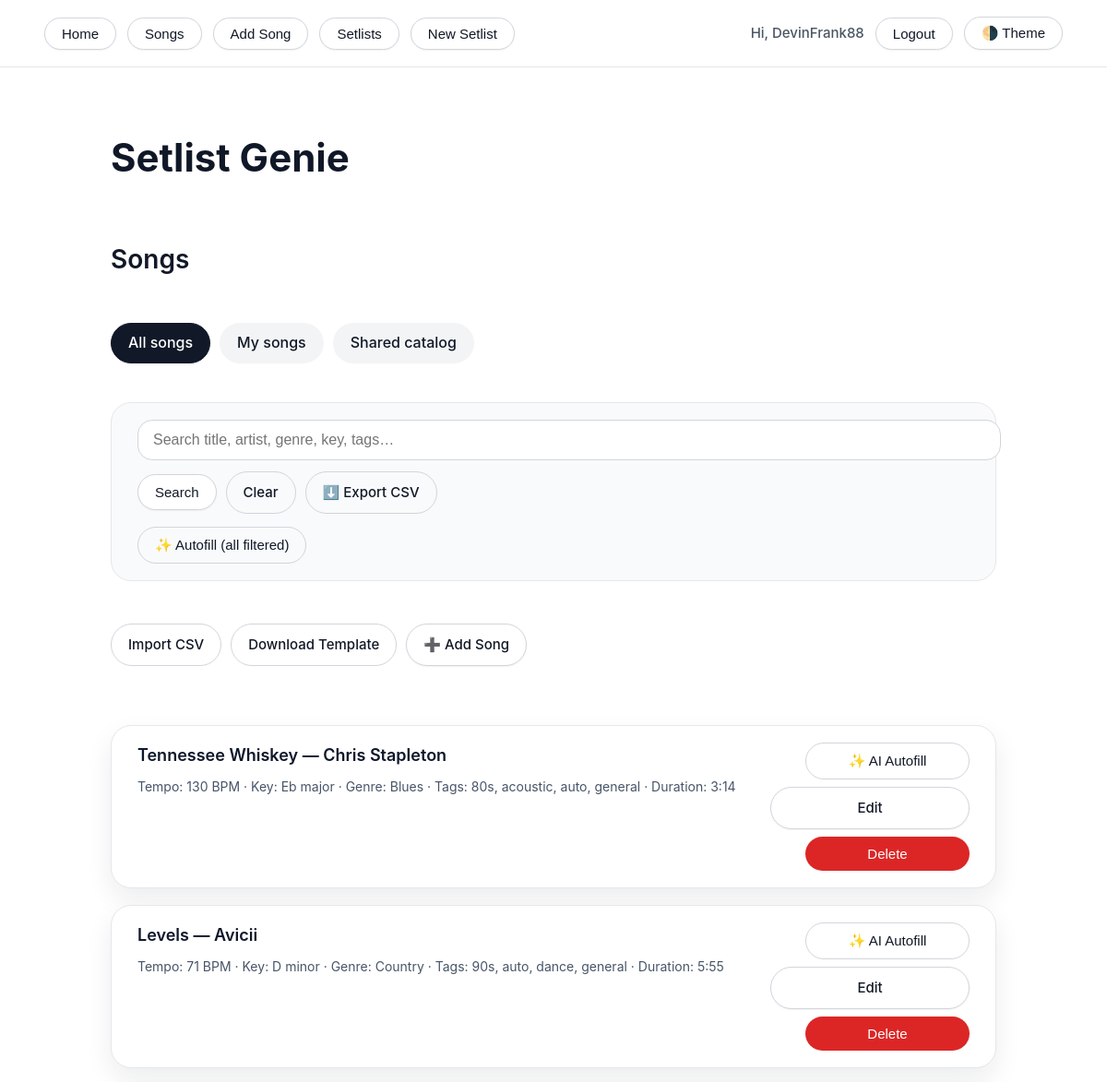
The page /songs (signed in, upper part) on the database as committed earlier.
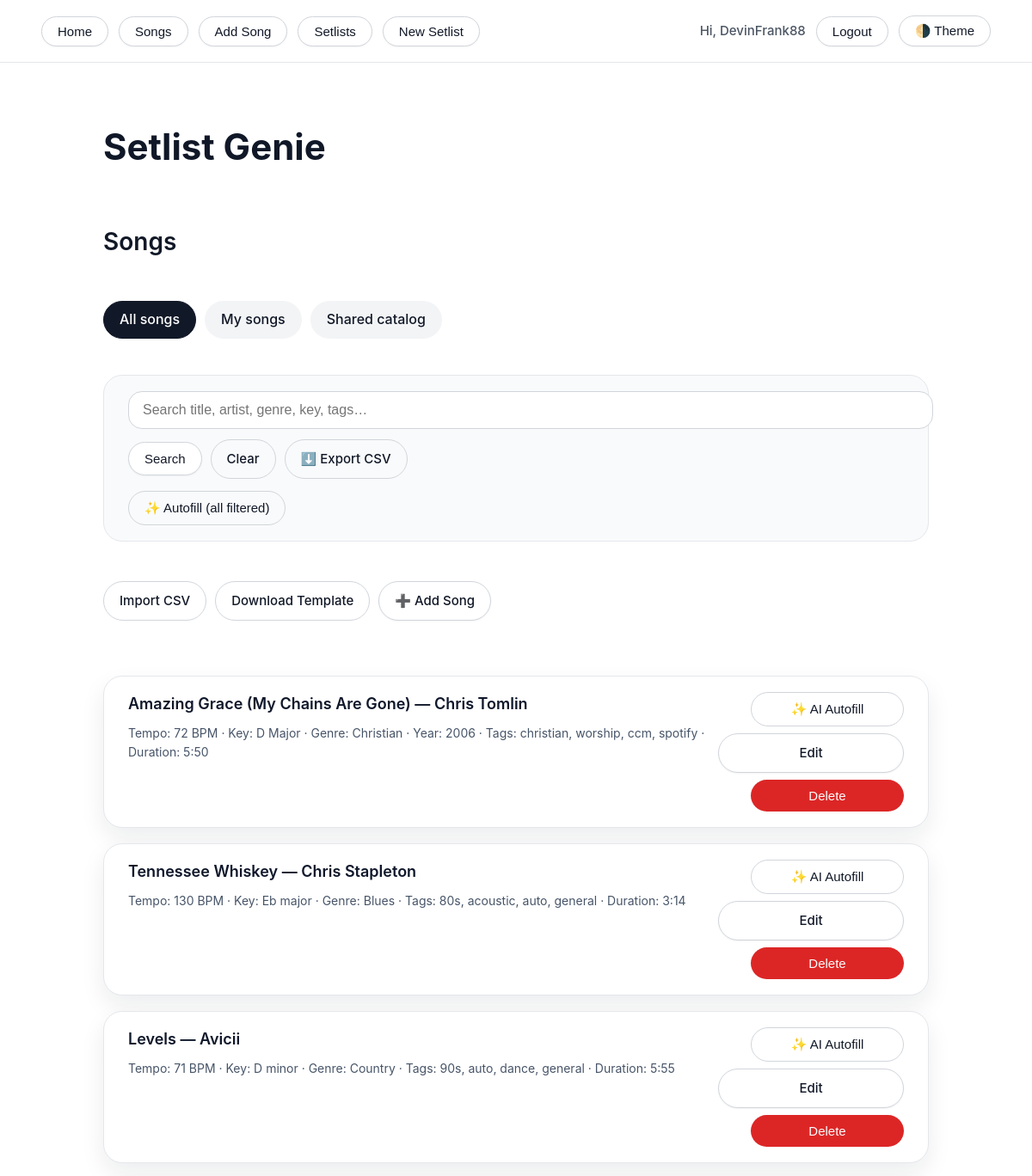
The same page on the database as committed later.
### models.py (models this page shows, shortened)
class User(db.Model, UserMixin):
    id = db.Column(db.Integer, primary_key=True)
    username = db.Column(db.String(80), unique=True, nullable=False)
    email = db.Column(db.String(120), unique=True, nullable=True)
    password_hash = db.Column(db.String(255), nullable=False)
    is_admin = db.Column(db.Boolean, nullable=False, default=False)
    created_at = db.Column(db.DateTime, default=datetime.utcnow, nullable=False)
    songs = db.relationship("Song", backref="owner", lazy="dynamic")
    setlists = db.relationship("Setlist", backref="owner", lazy="dynamic")

class Song(db.Model):
    id = db.Column(db.Integer, primary_key=True)
    title = db.Column(db.String(200), nullable=False)
    artist = db.Column(db.String(200), nullable=False)
    tempo_bpm = db.Column(db.Integer, nullable=True)
    musical_key = db.Column(db.String(20), nullable=True)   # e.g., "C major"
    genre = db.Column(db.String(100), nullable=True)
    tags = db.Column(db.String(500), nullable=True)         # comma-separated
    duration_override_sec = db.Column(db.Integer, nullable=True)
    release_year = db.Column(db.Integer, nullable=True)
    chord_chart = db.Column(db.Text, nullable=True)  # ChordPro / plain chart text for Live Mode
    user_id = db.Column(db.Integer, db.ForeignKey("user.id"), nullable=True, index=True)
    is_public = db.Column(db.Boolean, nullable=False, default=True)
    created_at = db.Column(db.DateTime, default=datetime.utcnow)
    deleted_at = db.Column(db.DateTime, nullable=True)
    default_file_id = db.Column(
        "default_attachment_id",  # reuse existing column during transition
        db.Integer,
        db.ForeignKey("attachment.id"),
        nullable=True,
    )
    default_file = db.relationship(
        "SongFile",
        foreign_keys=[default_file_id],
        uselist=False,
        lazy="joined",
        backref="default_for_songs",
    )
    files = db.relationship(
        "SongFile",
        backref="song",
        cascade="all, delete-orphan",
        lazy="selectin",
        order_by="SongFile.id.desc()",
        foreign_keys="SongFile.song_id",
    )
    @property
    def default_attachment_id(self):
        return self.default_file_id
    @default_attachment_id.setter
    def default_attachment_id(self, value):
        self.default_file_id = value
    @property
    def default_attachment(self):
        return self.default_file

### app.py (the view, shortened to what this page needs)
@app.route("/songs")
@login_required
def list_songs():
    scope = (request.args.get("scope", "all") or "all").lower()
    if scope not in {"all", "mine", "catalog"}:
        scope = "all"
    user_id = _current_user_id()
    q = request.args.get("q", "").strip()
    like = f"%{q}%" if q else None
    def apply_search_filters(queryset):
        if not like:
            return queryset
    if scope == "mine":
        songs = (
            apply_search_filters(Song.query.filter(Song.user_id == user_id, Song.deleted_at.is_(None)))
            .order_by(Song.created_at.desc())
            .all()
        )
    else:
        user_songs = []
        if user_id:
            user_songs = (
                apply_search_filters(Song.query.filter(Song.user_id == user_id, Song.deleted_at.is_(None)))
                .order_by(Song.created_at.desc())
                .all()
            )
        catalog_query = Song.query.filter(
            or_(Song.is_public.is_(True), Song.user_id.is_(None)),
            Song.deleted_at.is_(None),
        )
        catalog_songs = (
            apply_search_filters(catalog_query)
            .order_by(Song.created_at.desc())
            .all()
        )
        def norm_pair(song: Song) -> tuple[str, str]:
            return (
                (song.title or "").strip().lower(),
                (song.artist or "").strip().lower(),
            )
        owned_pairs = {norm_pair(s) for s in user_songs}
        unique_catalog = []
        seen_catalog_pairs: set[tuple[str, str]] = set()
        for s in catalog_songs:
            pair = norm_pair(s)
            if pair in owned_pairs or pair in seen_catalog_pairs:
                continue
            seen_catalog_pairs.add(pair)
            unique_catalog.append(s)
        songs = sorted(
            user_songs + unique_catalog,
            key=lambda s: s.created_at or datetime.min,
            reverse=True,
        )
    return render_template(
        "songs/list.html",
        songs=songs,
        q=q,
        scope=scope,
        fmt_mmss=fmt_mmss,
        estimate=estimate_duration_seconds,
    )

### app.py (called while the page is built)
@login_manager.user_loader
def load_user(user_id):
    return User.query.get(int(user_id))

def _current_user_id() -> int | None:
    if not current_user.is_authenticated:
        return None
    try:
        return int(current_user.get_id())
    except (TypeError, ValueError):
        return None

def estimate_duration_seconds(bpm: int | None) -> int:
    baseline_bpm = 120
    baseline_sec = 210
    if not bpm or bpm <= 0:
        return baseline_sec
    est = int(round(baseline_sec * baseline_bpm / bpm))
    return max(120, min(est, 360))

def fmt_mmss(total_sec: int | None) -> str:
    if total_sec is None:
        return ""
    m = total_sec // 60
    s = total_sec % 60
    return f"{m}:{s:02d}"

@app.context_processor
def inject_utils():
    return dict(
        fmt_mmss=fmt_mmss,
        estimate=estimate_duration_seconds,
        song_has_pdf=song_has_pdf,
    )

### templates/songs/list.html (shortened to what this page needs)
{% extends "base.html" %}
{% block content %}
<h1 class="page-title">Setlist Genie</h1>
<section class="page-section">
  <h2 class="section-title">Songs</h2>
  <div class="tab-group">
    <a class="tab {{ 'active' if scope == 'all' else '' }}" href="{{ url_for('list_songs', scope='all', q=q) }}">All songs</a>
    <a class="tab {{ 'active' if scope == 'mine' else '' }}" href="{{ url_for('list_songs', scope='mine', q=q) }}">My songs</a>
    <a class="tab {{ 'active' if scope == 'catalog' else '' }}" href="{{ url_for('list_songs', scope='catalog', q=q) }}">Shared catalog</a>
  </div>
  <div class="search-shell">
    <form method="get" action="{{ url_for('list_songs') }}">
      <input class="search-input" type="text" name="q" value="{{ q }}" placeholder="Search title, artist, genre, key, tags…">
      <div class="search-actions">
        <button class="btn primary" type="submit">Search</button>
        <a class="btn ghost" href="{{ url_for('list_songs', scope=scope) }}">Clear</a>
        <a class="btn ghost" href="{{ url_for('export_songs_csv') }}">⬇️ Export CSV</a>
      </div>
    </form>
    <div class="search-actions">
      <form class="inline-form" method="post" action="{{ url_for('autofill_all_songs', q=q, scope=scope) }}">
        <button class="btn ghost" type="submit">✨ Autofill (all filtered)</button>
      </form>
    </div>
  </div>
  <div class="songs-toolbar">
    <a class="btn ghost" href="{{ url_for('songs_import_form') }}">Import CSV</a>
    <a class="btn ghost" href="{{ url_for('songs_template_csv') }}">Download Template</a>
    <a class="btn primary" href="{{ url_for('new_song') }}">➕ Add Song</a>
  </div>
  {% if songs %}
    <div class="song-list">
      {% for s in songs %}
        <div class="song-card">
          <div class="song-card-body">
            <h3 class="song-card-title">{{ s.title }} — {{ s.artist }}</h3>
            {% set meta = [] %}
            {% if s.tempo_bpm %}{% set meta = meta + ['Tempo: ' ~ s.tempo_bpm ~ ' BPM'] %}{% endif %}
            {% if s.musical_key %}{% set meta = meta + ['Key: ' ~ s.musical_key] %}{% endif %}
            {% if s.genre %}{% set meta = meta + ['Genre: ' ~ s.genre] %}{% endif %}
            {% if s.release_year %}{% set meta = meta + ['Year: ' ~ s.release_year] %}{% endif %}
            {% if s.tags %}{% set meta = meta + ['Tags: ' ~ s.tags] %}{% endif %}
            {% set duration = estimate(s.tempo_bpm) %}
            {% if s.duration_override_sec %}{% set duration = s.duration_override_sec %}{% endif %}
            {% set meta = meta + ['Duration: ' ~ fmt_mmss(duration)] %}
            <div class="song-card-meta">
              {{ meta|join(' · ') }}
            </div>
          </div>
          {% set is_owner = (s.user_id == current_user.id) %}
          <div class="song-card-actions">
            {% if is_owner %}
              <form class="inline-form" method="post" action="{{ url_for('song_generate_ai_chart', song_id=s.id) }}">
                <button class="btn ghost" type="submit">✨ AI Autofill</button>
              </form>
              <a class="btn primary" href="{{ url_for('edit_song', song_id=s.id) }}">Edit</a>
              <form class="inline-form" method="post" action="{{ url_for('delete_song', song_id=s.id) }}" onsubmit="return confirm('Delete this song?');">
                <button class="btn btn-danger" type="submit">Delete</button>
              </form>
            {% else %}
              <form class="inline-form" method="post" action="{{ url_for('songs_clone_to_user', song_id=s.id) }}">
                <input type="hidden" name="next" value="{{ request.full_path }}">
                <button class="btn" type="submit">Save to My Songs</button>
              </form>
            {% endif %}
          </div>
        </div>
      {% endfor %}
    </div>
  {% else %}
    <div class="empty-state">
      <p>No songs yet. <a href="{{ url_for('new_song') }}">Add one</a>.</p>
    </div>
  {% endif %}
</section>
{% endblock %}

### templates/base.html (shortened to what this page needs)
<!doctype html>
<html lang="en" data-theme="light">
<head>
  <link rel="stylesheet" href="{{ url_for('static', filename='style.css') }}">
</head>
<body>
  <nav>
    <div class="nav-left">
      <button type="button" onclick="location.href='{{ url_for('home') }}'">Home</button>
      <button type="button" onclick="location.href='{{ url_for('list_songs') }}'">Songs</button>
      <button type="button" onclick="location.href='{{ url_for('new_song') }}'">Add Song</button>
      <button type="button" onclick="location.href='{{ url_for('list_setlists') }}'">Setlists</button>
      <button type="button" onclick="location.href='{{ url_for('new_setlist') }}'">New Setlist</button>
    </div>
    <div class="nav-right">
      {% if current_user.is_authenticated %}
        <span class="greeting">Hi, {{ current_user.username }}</span>
        <button type="button" onclick="location.href='{{ url_for('auth.logout') }}'">Logout</button>
      {% else %}
        <span class="greeting">Hi, there</span>
        <button type="button" onclick="location.href='{{ url_for('auth.login') }}'">Login</button>
        <button type="button" onclick="location.href='{{ url_for('auth.register') }}'">Register</button>
      {% endif %}
      <button type="button" id="themeToggle" title="Toggle dark/light theme">🌗 Theme</button>
    </div>
  </nav>
  <main>
    <div class="content">
      {% block content %}{{ content|safe }}{% endblock %}
    </div>
  </main>
</body>
</html>

### static/style.css (style rules this page uses)
body { font-family: -apple-system, BlinkMacSystemFont, "Segoe UI", Roboto, Arial, sans-serif; margin: 0; padding: 0; background: #ffffff; color: #1f2933; line-height: 1.6; }
a { color: #2563eb; text-decoration: none; }
nav { background: #ffffff; border-bottom: 1px solid #e5e7eb; padding: 18px clamp(16px, 4vw, 48px); display: flex; justify-content: space-between; align-items: center; gap: 12px; flex-wrap: wrap; }
.nav-left, .nav-right { display: flex; align-items: center; gap: 12px; }
nav button { border: 1px solid #d1d5db; background: #ffffff; color: #111827; padding: 8px 18px; border-radius: 999px; font-size: 15px; font-weight: 500; box-shadow: 0 1px 2px rgba(15, 23, 42, 0.05); cursor: pointer; transition: all 0.15s ease; }
.greeting { font-size: 15px; font-weight: 500; color: #4b5563; }
main { max-width: 960px; margin: clamp(24px, 8vw, 64px) auto; padding: 0 clamp(16px, 4vw, 40px); }
.content { padding: 0; }
.btn { display: inline-flex; align-items: center; justify-content: center; padding: 10px 18px; background: #2563eb; color: #ffffff; text-decoration: none; border: none; border-radius: 999px; cursor: pointer; font-size: 15px; font-weight: 500; transition: background 0.15s ease, transform 0.15s ease; }
.btn.primary { background: #ffffff; color: #111827; border: 1px solid #d1d5db; box-shadow: 0 1px 2px rgba(15, 23, 42, 0.05); }
.btn.ghost { background: transparent; color: #111827; border: 1px solid #d1d5db; }
.btn-danger { background: #dc2626; }
input, textarea, select { width: 100%; padding: 12px 16px; border: 1px solid #d1d5db; border-radius: 14px; font-size: 16px; background: #ffffff; color: inherit; transition: border-color 0.15s ease, box-shadow 0.15s ease, background 0.15s ease; }
.page-title { font-size: clamp(32px, 5vw, 42px); font-weight: 700; margin: 0 0 32px; color: #101828; }
.section-title { font-size: clamp(22px, 4vw, 28px); font-weight: 600; margin-bottom: 20px; color: #111827; }
.inline-form { display: inline; }
.tab-group { display: flex; flex-wrap: wrap; gap: 10px; margin: 8px 0 24px; }
.tab { display: inline-flex; align-items: center; padding: 8px 18px; border-radius: 999px; background: #f3f4f6; color: #111827; text-decoration: none; font-weight: 500; border: 1px solid transparent; transition: background 0.15s ease, color 0.15s ease, border 0.15s ease; }
.tab.active { background: #111827; color: #ffffff; border-color: #111827; }
.search-shell { background: #f9fafb; border: 1px solid #e5e7eb; border-radius: 22px; padding: 18px clamp(16px, 4vw, 28px); display: flex; flex-direction: column; gap: 14px; margin-bottom: 28px; }
.search-shell .search-input { border-radius: 16px; }
.search-actions { display: flex; flex-wrap: wrap; gap: 10px; align-items: center; }
.songs-toolbar { display: flex; flex-wrap: wrap; gap: 10px; margin-bottom: 16px; }
.song-list { display: flex; flex-direction: column; gap: 18px; margin-top: 30px; }
.song-card { background: #ffffff; border: 1px solid #e5e7eb; border-radius: 22px; padding: 18px clamp(18px, 4vw, 28px); display: flex; justify-content: space-between; gap: 18px; align-items: flex-start; box-shadow: 0 12px 28px rgba(15, 23, 42, 0.08); }
.song-card h3 { margin: 0 0 8px; font-size: 18px; font-weight: 600; color: #0f172a; }
.song-card-meta { color: #475569; font-size: 14px; }
.song-card-actions { display: flex; flex-direction: column; align-items: flex-end; gap: 8px; }
.song-card-actions form, .song-card-actions a { width: 100%; }
.song-card-actions .btn { width: 100%; min-width: 140px; }
.page-section { display: flex; flex-direction: column; gap: 18px; }
.search-shell form { display: flex; flex-direction: column; gap: 12px; }
.song-card-body { flex: 1; }
.song-card-title { display: inline-block; }

Rows that differ between the two databases and show on the page:
added Song: title "Amazing Grace (My Chains Are Gone)", artist "Chris Tomlin", meta "Tempo: 72 BPM · Key: D Major · Genre: Christian · Year: 2006 · Tags: christian, worship, ccm, spotify · Duration: 5:50"
